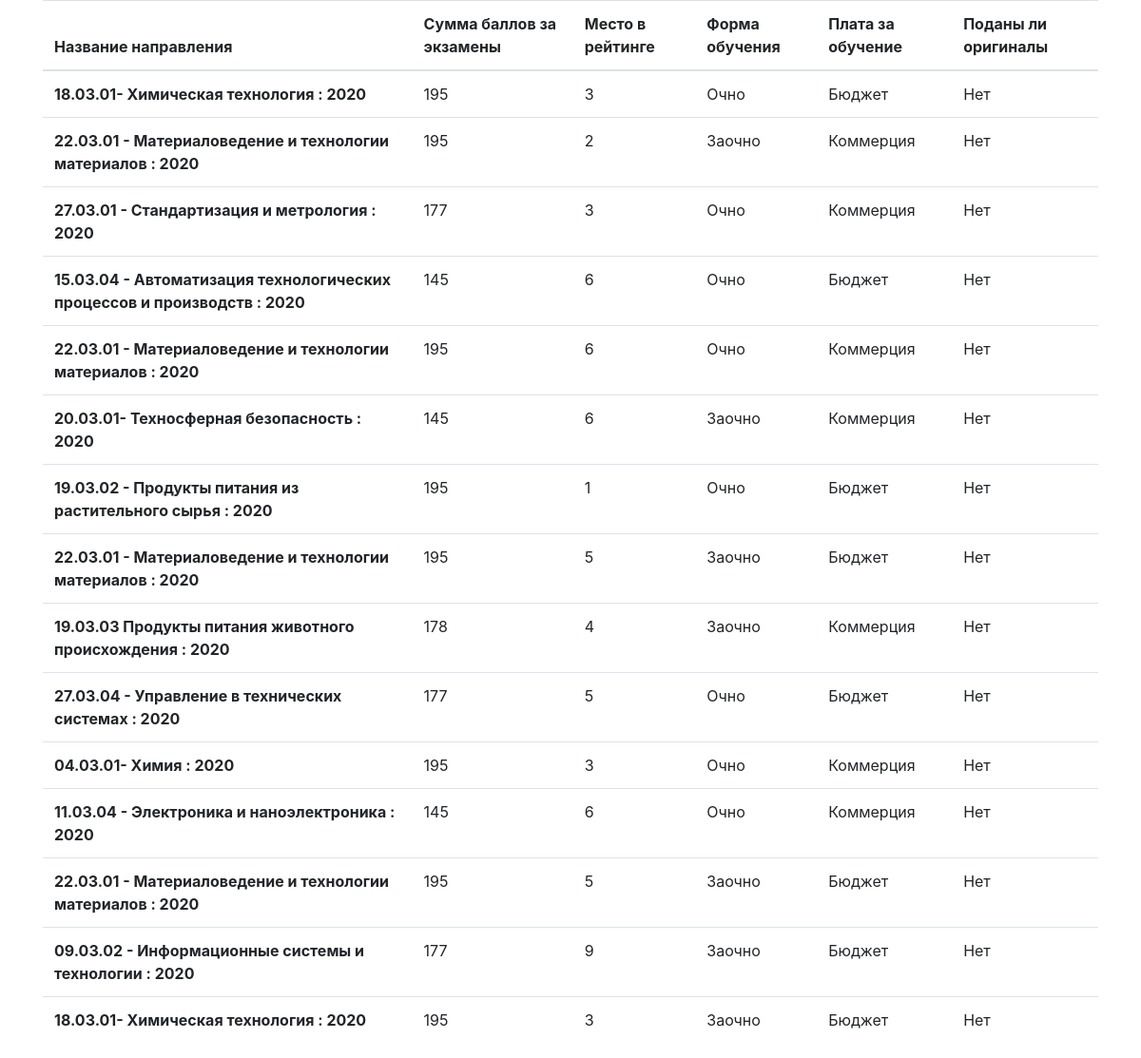
Screenshot of /profile (signed in) with the database file from the repository.
### main/models.py (models this page shows, shortened)
class AbiturStatement(models.Model):
    study_group = models.ForeignKey(StudyGroup, related_name='abitur_statements', on_delete=models.CASCADE)
    abitur = models.ForeignKey(Abitur, related_name='abitur_statements', on_delete=models.CASCADE)
    fulltime_learning = models.BooleanField(default=True)
    budget_learning = models.BooleanField(default=True)
    is_original_documents = models.BooleanField(default=False)

class StudyGroup(models.Model): # FIXME: class name
    study_direction = models.ForeignKey(StudyDirection, related_name='study_group', on_delete=models.CASCADE)  # FIXME: related_name
    year = models.IntegerField(default=datetime.now().year, verbose_name='Год набора')
    is_fulltime = models.BooleanField(default=True)
    is_budget = models.BooleanField(default=True)
    def __str__(self):
        return f'{self.study_direction.title} : {self.year}'
    def calculate_exam_point(self):
        res = []
        for abitur_statement in self.abitur_statements.all():
            abitur = abitur_statement.abitur
            abitur.required_exams_points = 0
            for required_exam in self.study_direction.required_exams.all():
                abitur.required_exams_points += abitur.exam_results.get(exam=required_exam).points
            res.append(abitur)
        return res

class StudyDirection(models.Model):
    title = models.CharField(max_length=128, verbose_name='Название направления подготовки')
    required_exams = models.ManyToManyField(Exam, related_name='study_directions')
    budget_fulltime = models.IntegerField(default=0, verbose_name='Кол-во бюджетных очных мест')
    budget_distance = models.IntegerField(default=0, verbose_name='Кол-во бюджетных заочных мест')
    commerce_fulltime = models.IntegerField(default=0, verbose_name='Кол-во платных очных мест')
    commerce_distance = models.IntegerField(default=0, verbose_name='Кол-во платных заочных мест')

### main/views.py (the view)
# urls.py: path('profile', ProfileView.as_view(), name='profile'),
class ProfileView(View):
    template = 'main/profile.html'
    def get(self, request):
        user = request.user
        abitur = Abitur.objects.get(pk=user.pk)
        data = AbiturStatement.objects.filter(abitur=abitur)
        context = {
            'data': data
        }
        for i in range(len(data)):
            data[i].place_on_rating = 0
        for k in range(len(data)):
            abiturs = data[k].study_group.calculate_exam_point()
            n = 1
            while n < len(abiturs):
                for i in range(len(abiturs) - n):
                    if abiturs[i].required_exams_points < abiturs[i + 1].required_exams_points:
                        abiturs[i], abiturs[i + 1] = abiturs[i + 1], abiturs[i]
                n += 1
            for j in range(len(abiturs)):
                if abiturs[j] == abitur:
                    print(f'\n\n\n{len(data)}, {k}')
                    data[k].place_on_rating = j + 1
                    data[k].exams_points = abiturs[j].required_exams_points
        return render(request, self.template, context=context)

### main/templates/main/profile.html
{% extends 'main/base_main.html' %}
{% block content %}
<table class="table">
  <thead>
    <tr>
      <th scope="col">Название направления</th>
      <th scope="col">Сумма баллов за экзамены</th>
      <th scope="col">Место в рейтинге</th>
      <th scope="col">Форма обучения</th>
      <th scope="col">Плата за обучение</th>
      <th scope="col">Поданы ли оригиналы</th>
    </tr>
  </thead>
  <tbody>
  {% for datum in data %}
    <tr>
      <th scope="row">{{ datum.study_group }}</th>
      <td>{{ datum.exams_points }}</td>
      <td>{{ datum.place_on_rating }}</td>
      {% if datum.fulltime_learning %}
        <td>Очно</td>
      {% else %}
        <td>Заочно</td>
      {% endif %}
      {% if datum.budget_learning %}
      <td>Бюджет</td>
      {% else %}
      <td>Коммерция</td>
      {% endif %}
      {% if datum.is_original_documents %}
        <td>Да</td>
      {% else %}
        <td>Нет</td>
      {% endif %}
    </tr>
  {% endfor %}
  </tbody>
</table>
{% endblock %}

### main/templates/main/base_main.html (shortened to what this page needs)
<!doctype html>
<html lang="en">
  <head>
    <link rel="stylesheet" href="https://stackpath.bootstrapcdn.com/bootstrap/4.5.0/css/bootstrap.min.css">
  </head>
  <body>
  <div class="container">
     {% block content %}
     {% endblock %}
  </div>
  </body>
</html>

### rows the page displays
AbiturStatement: study_group "18.03.01- Химическая технология : 2020", exams_points "195", place_on_rating "3", fulltime_learning "Очно", budget_learning "Бюджет", is_original_documents "Нет"
AbiturStatement: study_group "22.03.01 - Материаловедение и технологии материалов : 2020", exams_points "195", place_on_rating "2", fulltime_learning "Заочно", budget_learning "Коммерция", is_original_documents "Нет"
AbiturStatement: study_group "27.03.01 - Стандартизация и метрология : 2020", exams_points "177", place_on_rating "3", fulltime_learning "Очно", budget_learning "Коммерция", is_original_documents "Нет"
AbiturStatement: study_group "15.03.04 - Автоматизация технологических процессов и производств : 2020", exams_points "145", place_on_rating "6", fulltime_learning "Очно", budget_learning "Бюджет", is_original_documents "Нет"
AbiturStatement: study_group "22.03.01 - Материаловедение и технологии материалов : 2020", exams_points "195", place_on_rating "6", fulltime_learning "Очно", budget_learning "Коммерция", is_original_documents "Нет"
AbiturStatement: study_group "20.03.01- Техносферная безопасность : 2020", exams_points "145", place_on_rating "6", fulltime_learning "Заочно", budget_learning "Коммерция", is_original_documents "Нет"
AbiturStatement: study_group "19.03.02 - Продукты питания из растительного сырья : 2020", exams_points "195", place_on_rating "1", fulltime_learning "Очно", budget_learning "Бюджет", is_original_documents "Нет"
AbiturStatement: study_group "22.03.01 - Материаловедение и технологии материалов : 2020", exams_points "195", place_on_rating "5", fulltime_learning "Заочно", budget_learning "Бюджет", is_original_documents "Нет"
AbiturStatement: study_group "19.03.03 Продукты питания животного происхождения : 2020", exams_points "178", place_on_rating "4", fulltime_learning "Заочно", budget_learning "Коммерция", is_original_documents "Нет"
AbiturStatement: study_group "27.03.04 - Управление в технических системах : 2020", exams_points "177", place_on_rating "5", fulltime_learning "Очно", budget_learning "Бюджет", is_original_documents "Нет"
AbiturStatement: study_group "04.03.01- Химия : 2020", exams_points "195", place_on_rating "3", fulltime_learning "Очно", budget_learning "Коммерция", is_original_documents "Нет"
AbiturStatement: study_group "11.03.04 - Электроника и наноэлектроника : 2020", exams_points "145", place_on_rating "6", fulltime_learning "Очно", budget_learning "Коммерция", is_original_documents "Нет"
AbiturStatement: study_group "22.03.01 - Материаловедение и технологии материалов : 2020", exams_points "195", place_on_rating "5", fulltime_learning "Заочно", budget_learning "Бюджет", is_original_documents "Нет"
AbiturStatement: study_group "09.03.02 - Информационные системы и технологии : 2020", exams_points "177", place_on_rating "9", fulltime_learning "Заочно", budget_learning "Бюджет", is_original_documents "Нет"
AbiturStatement: study_group "18.03.01- Химическая технология : 2020", exams_points "195", place_on_rating "3", fulltime_learning "Заочно", budget_learning "Бюджет", is_original_documents "Нет"
